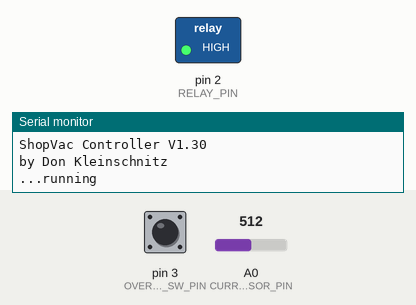
This sketch was run on a simulated Arduino Nano, built with avr-gcc and run on an emulated ATmega328P. Parts: switched loads named in the sketch (green lamp = pin HIGH), the last lines printed to the serial monitor. The inputs (shaded band) are chosen by the test bench; at power-on: A0 (CURRENT_SENSOR_PIN) = 512, pin 3 (OVERRIDE_SW_PIN) HIGH.

Above: at 1.2 s.
1.3 s: A0 (CURRENT_SENSOR_PIN) set to 584
3.7 s: A0 (CURRENT_SENSOR_PIN) set to 615
At 6.2 s:
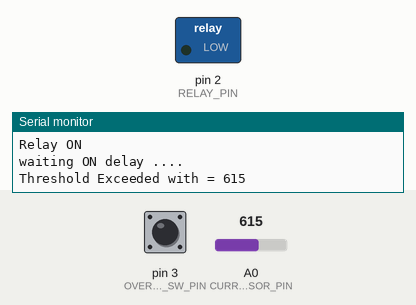
Timing chart, 0 to 7.7 s (numbered marks = the images above; inputs shaded):
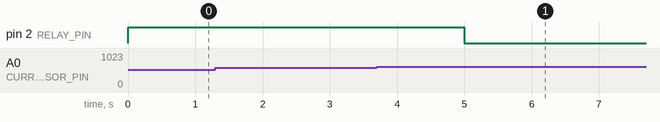

The sketch:

Shop_Vac_Control.ino
```cpp
// Remote Shop Vac Control Code
// Modified By DonKJr on 6/6/19
// Code & design modified from bytesized @ https://www.youtube.com/watch?v=VHgaBxTPEPM
// https://www.bytesizedengineering.com/projects/shop-vac-auto-switch
//This code turns on the shop vac that is connected to a certain CONTROLLING TOOL
//When the CONTROLLING TOOL that is plugged into the TOOL SOCKET is turned on ....
//the SHOP VAC that is plugged into the VACUUM SOCKET turns on after a 1 second delay (reduces surge).
//When the CONTROLLING TOOL is turned off the SHOP VAC turns off after a 2 second delay.
// This sketch is tuned for an Arduino Nano V3.0 buy at https://amzn.to/2WUfGue
// A manual on/off overide switch is provided that has the same on-off delays as in the automatic mode

//V1.2
#define CURRENT_SENSOR_PIN A0 // Current sensor is connected to analog pin A0
#define RELAY_PIN 2 // Relay module is connected to digital pin 2 (low true)
#define CURRENT_THRESHOLD 600 // The analog value above which the relay shall be triggered
                              // this value will depend on
                              // the amperage rating of the ACS712 sensor being used (5,20,30amps)
                              // the current the tool draws
                              // and the value of the sensors VCC.
                              // Caution: every sensor has a slightly different sensitivity. You may have to initially adjust the CURRENT_THRESHOLD for each sensor
                              // Note: a pot could be put into the design to adjust this threshold
                              // For AC input the ACS712 sensor value will swing aroung VCC/2
                              //  Sensor Current Rating(A)  Sensitivity (mV/A)
                              //  5                           185
                              //  20                          100
                              //  30                          60
#define CURRENT_SAMPLE_PERIOD 500 // The number of milliseconds to sample the current reading
#define RELAY_SHUTOFF_DELAY 2500 // The number of milliseconds to delay shutting off the relay after the tool has been shutoff
#define RELAY_ON_DELAY 1000      // Delay turning on Vacumn to reduce surge
#define OVERRIDE_SW_PIN 3 // Added a manual ON-OFF switch
#define DEBUG 1           //  General debug display. Comment out this line for non display
//#define DEBUG2 1           // Adds detailed output of tools current measurement. Comment this out to stop display
#define VER 1.3
//1.3 added debug functions adjusted threshold value up
// 1.3 Bug: relay turns on when board powers up without serial port plugged in.
// Bug fixed 5v was connected to VIN which is preregulator. Needs to be connected to 5V pin
int analogValue = 0; // Stores ADC values read in from the current sensor
unsigned long stopwatch = 0; // Used to keep track of elapsed time
boolean relayPinState = HIGH; // Stores the current state of the relay pin

void setup() {
  Serial.begin(115200);
  pinMode(CURRENT_SENSOR_PIN, INPUT);
  pinMode(RELAY_PIN,OUTPUT);
  pinMode(OVERRIDE_SW_PIN,INPUT_PULLUP);
  digitalWrite(RELAY_PIN, HIGH); // initialize the relay to off
  Serial.print("ShopVac Controller V");
  Serial.println(VER);
  Serial.println("by Don Kleinschnitz");
  Serial.println("...running");
}

void loop()
{
  analogValue = 0; // Initialize analogValue to a known state
  stopwatch = millis(); // Store a snapshot of the current time since the program started executing
  // Check the manual override switch (added V1.2)

  // Collect the max ADC value from the tools current sensor for the predetermined sample period
  while(millis() - stopwatch < CURRENT_SAMPLE_PERIOD)
    {
      analogValue = max(analogValue,analogRead(CURRENT_SENSOR_PIN));
      #ifdef DEBUG2
        Serial.print("MaxCurrent =");
        Serial.print(analogValue);
        Serial.print('\t');
        Serial.print("Setpoint =");
        Serial.println(CURRENT_THRESHOLD);
      #endif
    }

  // If the max ADC value from the tools current sensor exceeds the threshold, set the relay state to LOW
  if(analogValue > CURRENT_THRESHOLD || digitalRead(OVERRIDE_SW_PIN) == LOW )
    {
      relayPinState=LOW; //set the vacuum relay to ON by changing the state
      #ifdef DEBUG
       Serial.println("waiting ON delay ....");
       if(digitalRead(OVERRIDE_SW_PIN) ==LOW)
          {
            Serial.println("Override SW ON");
          }
       else
          {
          Serial.print("Threshold Exceeded with = ");
          Serial.println(analogValue);
          }
      #endif
        delay(RELAY_ON_DELAY);
      #ifdef DEBUG

        Serial.println("Relay ON");
      #endif
    }

  else  // turn off the vacuum if the current drops below setpoint
    {// Otherwise if the relay state was just LOW (ON) wait for the predetermined shutoff delay and set the state to HIGH
      if(relayPinState == LOW)
      {
        #ifdef DEBUG
          Serial.println("waiting OFF delay....");
        #endif

        delay(RELAY_SHUTOFF_DELAY);
        relayPinState=HIGH;// turn off the vacuum relay
        #ifdef DEBUG
          Serial.println ("Relay off");
        #endif
      }
    }
  digitalWrite(RELAY_PIN,relayPinState); // Write the RELAY_PIN to the correct state
}
```

Measured:
- the behaviour switches between 600 and 601 on A0 (CURRENT_SENSOR_PIN) (found by bisection; images 0 and 1)
- after the input at 1.3 s, every drawn part: stays the same
- after the input at 3.7 s, pin 2 (RELAY_PIN): HIGH → LOW after 1.3 s
